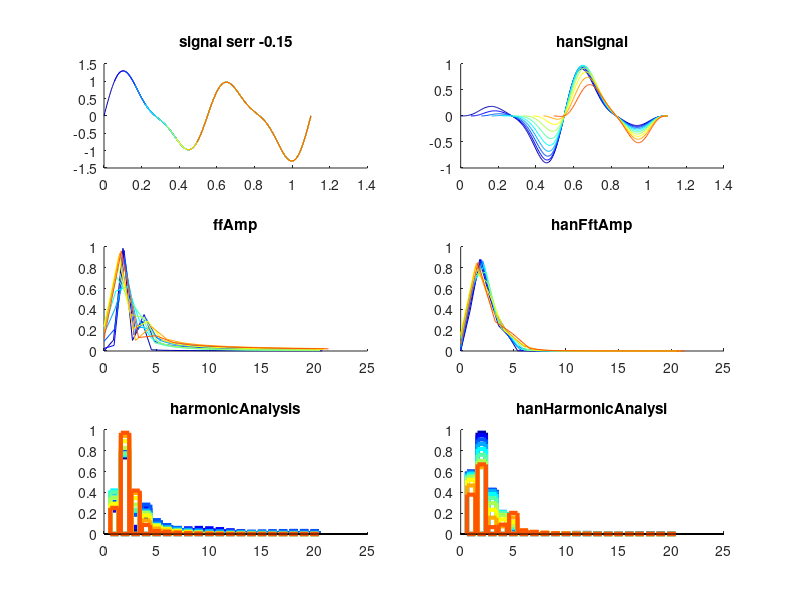
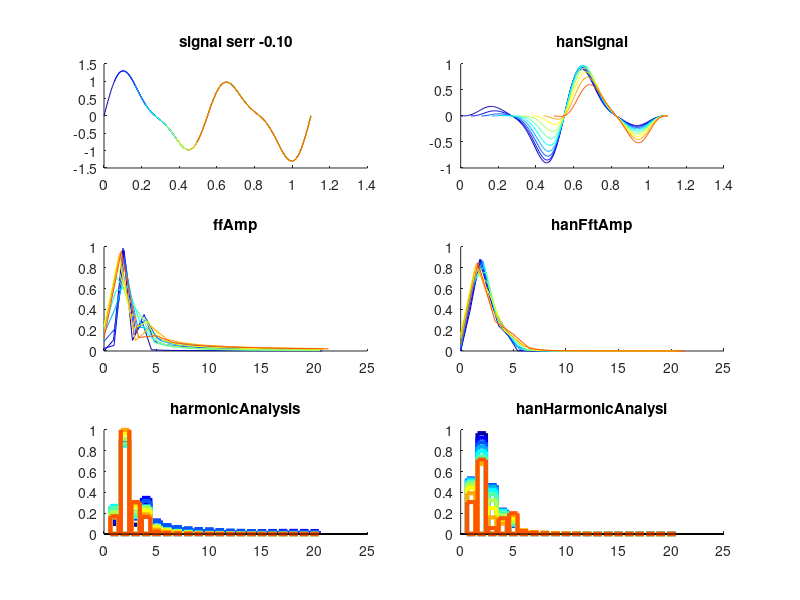
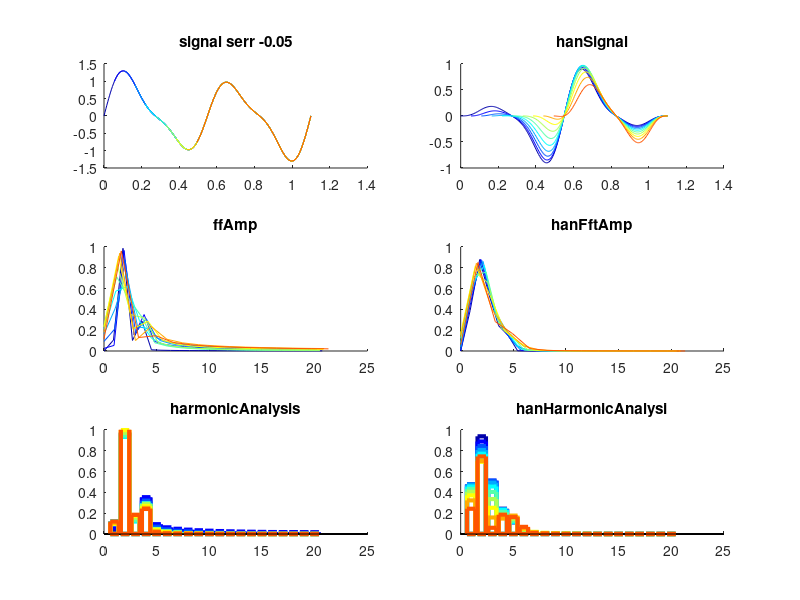
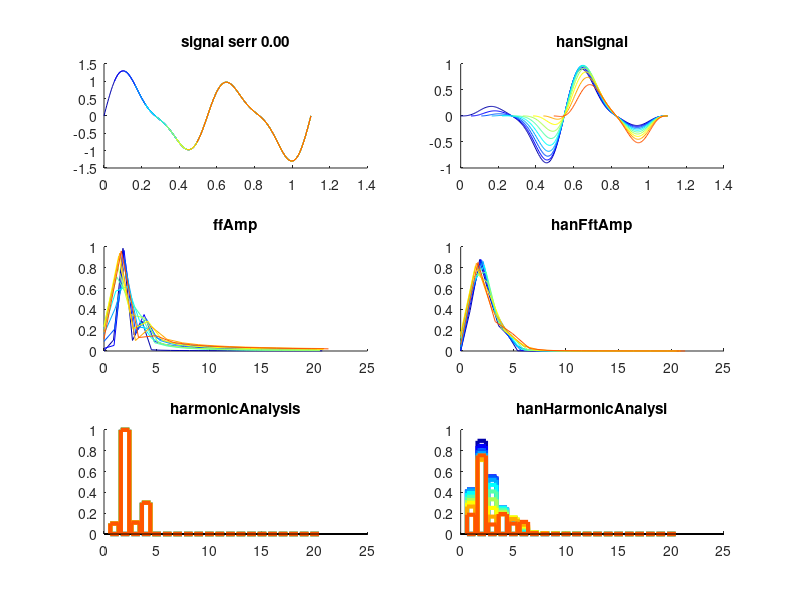

The MATLAB script that drew these images, in order:
close all;
clear all;
clc;

function fftAmps = fftAmp(signal) 
	fftLength = double(int32(length(signal)/2));
	fftSignal = fft(signal);
	fftSignal= fftSignal./(fftLength+1);
    fftSignal([1 fftLength+1]) = fftSignal([1 fftLength+1])/2;
 	fftAmps = abs(fftSignal(1:(fftLength+1))); %Ignore the 	second half of the fft
endfunction;

function harmonicAmps = harmonicAmp(signal,t,period)
	A = ones(length(signal),1);
	if size(t,1) < size(t,2)
		t=t';
	end
	for i = 1:20
		A = [A, cos(i*2*pi*t/period),sin(i*2*pi*t/period)]; 
	end
	if size(signal,1)<size(signal,2)
		signal = signal';
	end
	b = A\signal;
	coeffs(:,1) = b([2:2:40]);
	coeffs(:,2) = b([3:2:41]);
	harmonicAmps = sqrt(sum(coeffs.^2,2));
endfunction;

testResults = fopen('fftResulFile.xls',"w");
		fprintf(testResults,"sErr\toffs\tHR\thanHR\t");
		for ha = 1:20
			fprintf(testResults,"HarmonicAmp %d\t",ha);
		end
		for ha = 1:20
			fprintf(testResults,"HanHarmonicAmp %d\t",ha);
		end
		fprintf(testResults,"\n");

strideDuration = 1.1;
strideFreq = 1/strideDuration;
sError = [-0.15:0.05:0.15];
fs = [strideFreq 2*strideFreq 3*strideFreq 4*strideFreq];
amps = [0.1 1 0.11 0.3];
sampleStop = strideDuration*1;
dt = 0.005;
iterations = 10;
offset = strideDuration/2/iterations;
cMap = jet(iterations);
showFig = 1;
for sit = 1:length(sError)
	if showFig
		titles = {sprintf("signal serr %.2f",sError(sit)),'hanSignal','ffAmp','hanFftAmp','harmonicAnalysis','hanHarmonicAnalysi'};
		fh = figure('position',[10 10 1000 500]);
		for i = 1:6
			ax(i) = subplot(3,2,i);
			hold on;
			title(titles{i});
		end
	end
	for it = 1:iterations

		t = ((it-1)*offset):dt:sampleStop;
		%t = 0:dt:sampleStop;
		signal = zeros(size(t));
		for i = 1:length(fs)
			signal = signal+sin(2*pi*fs(i)*t)*amps(i);
		end

		%FFT analysis
		fftLength = double(int32(length(signal)/2));
		freq= [0:fftLength]/dt/2/fftLength;
		hf = find(freq >= 20,1,'first');
		amp = fftAmp(signal);
		%Hann windowed
		hanSig = signal.*hanning(length(signal))';
		hAmp = fftAmp(hanSig);
	
		%Harmonic analysis
		harmonicAmps = harmonicAmp(signal,t,strideDuration+sError(sit));
		hHarmonicAmps = harmonicAmp(hanSig,t,strideDuration+sError(sit));
		%calc harmonic ratios
		hr = sum(harmonicAmps(2:2:20))/sum(harmonicAmps(1:2:19));
		hhr = sum(hHarmonicAmps(2:2:20))/sum(hHarmonicAmps(1:2:19));
		fprintf(testResults,"%.2f\t%.3f\t",sError(sit),t(1));
		fprintf(testResults,"%f\t%f\t",hr,hhr);	
		for ha = 1:length(harmonicAmps)
			fprintf(testResults,"%f\t",harmonicAmps(ha));
		end
		for ha = 1:length(harmonicAmps)
			fprintf(testResults,"%f\t",hHarmonicAmps(ha));
		end
		fprintf(testResults,"\n");
		if showFig
			set(fh,'currentaxes',ax(1));
			plot(t,signal,'color',cMap(it,:));
			set(fh,'currentaxes',ax(2));
			plot(t,hanSig,'color',cMap(it,:));
			set(fh,'currentaxes',ax(3));
			plot(freq(1:hf),amp(1:hf),'color',cMap(it,:))
			set(fh,'currentaxes',ax(4));
			plot(freq(1:hf),2*hAmp(1:hf),'color',cMap(it,:));
			set(fh,'currentaxes',ax(5));
			bar(harmonicAmps,'facecolor','none','edgecolor',cMap(it,:),'linewidth',3)
			set(gca,'ylim',[0 1])
			set(fh,'currentaxes',ax(6));
			bar(2*hHarmonicAmps,'facecolor','none','edgecolor',cMap(it,:),'linewidth',3)
			set(gca,'ylim',[0 1])
			drawnow();
			pause(1)
		end
	end
end
fclose(testResults);
